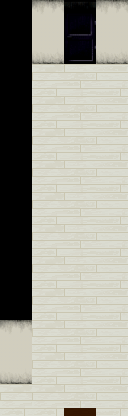

Rendered tile map (Tiled .tmx) drawn with the repository's tilesets; below, a short description and the full map source, tile grids included:
An orthogonal 4x13 tile map with 32x32 px tiles, 3 tile layers (layer0, layer1, layer2), 6 tilesets.

<map version="1.9" tiledversion="1.9.2" orientation="orthogonal" renderorder="right-down" width="4" height="13" tilewidth="32" tileheight="32" infinite="0" nextlayerid="12" nextobjectid="1">
 <tileset firstgid="1" source="res/room-01-udw.tsx" />
 <tileset firstgid="1113" source="res/add_more.tsx" />
 <tileset firstgid="1625" source="res/room-01-udy.tsx" />
 <tileset firstgid="2041" source="res/room-01-udz.tsx" />
 <tileset firstgid="2937" source="res/room-01-ud.tsx" />
 <tileset firstgid="3305" source="res/room-01-udw3.tsx" />
 <layer id="11" name="layer0" width="4" height="13" locked="1">
  <data encoding="csv">
0,0,0,0,
0,0,0,0,
0,1424,1424,1424,
0,1424,1424,1424,
0,1424,1424,1424,
0,1424,1424,1424,
0,1424,1424,1424,
0,1424,1424,1424,
0,1424,1424,1424,
0,1424,1424,1424,
0,1424,1424,1424,
0,1424,1424,1424,
1424,1424,1424,1424
</data>
 </layer>
 <layer id="9" name="layer1" width="4" height="13" locked="1">
  <data encoding="csv">
0,3441,1431,3441,
0,3449,1447,3449,
0,3305,3306,3307,
0,3305,3306,3307,
0,3305,3306,3307,
0,3305,3306,3307,
0,3305,3306,3307,
0,3305,3306,3307,
0,3305,3306,3307,
0,3305,3306,3307,
3441,3305,3306,3307,
3449,3305,3306,3307,
3305,3305,3306,3307
</data>
 </layer>
 <layer id="10" name="layer2" width="4" height="13" locked="1">
  <data encoding="csv">
0,0,0,0,
0,0,0,0,
0,0,0,0,
0,0,0,0,
0,0,0,0,
0,0,0,0,
0,0,0,0,
0,0,0,0,
0,0,0,0,
0,0,0,0,
0,0,0,0,
0,0,0,0,
0,0,3416,0
</data>
 </layer>
</map>
